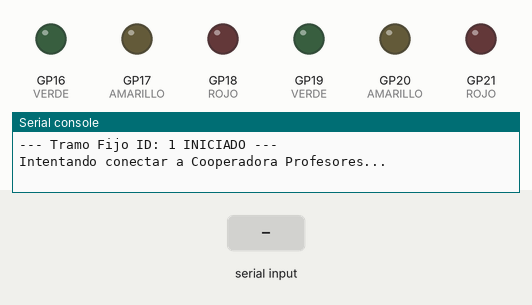
Recording of a program running on a simulated Raspberry Pi Pico running MicroPython. Parts: output pins drawn as LEDs (lit = HIGH), the last lines printed to the serial console. The inputs (shaded band) are chosen by the test bench. WiFi joins after 1.5 s; web requests get an empty 200 reply after 0.4 s.

Above: at 0.1 s.
At 3.2 s:
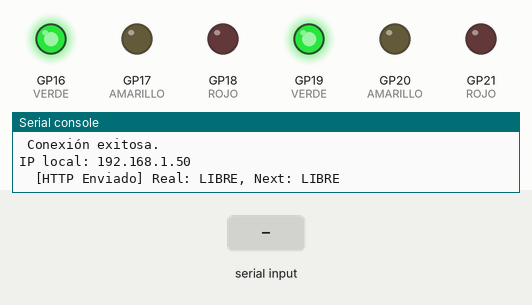
3.3 s: "vel\n" received over the second serial link
Timing chart, 0 to 6.3 s (numbered marks = the images above; inputs shaded):
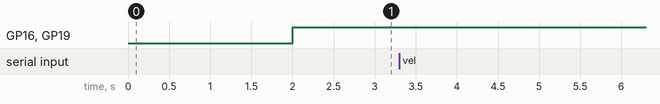

The program:

main.py
```python
import urequests as requests
import time
import machine
from machine import Pin, UART
import network
import json

SEGMENT_ID = 1

WIFI_SSID = "Cooperadora Profesores"
WIFI_PASSWORD = "Profes_IMPA_2022"

SERVER_IP = "192.168.1.138"
SERVER_PORT = 5000
BASE_URL = f"http://{SERVER_IP}:{SERVER_PORT}"

PIN_SENSOR = 15

SEMAFORO_1 = {
    'ROJO': Pin(21, Pin.OUT),
    'AMARILLO': Pin(20, Pin.OUT),
    'VERDE': Pin(19, Pin.OUT)
}
SEMAFORO_2 = {
    'ROJO': Pin(18, Pin.OUT),
    'AMARILLO': Pin(17, Pin.OUT),
    'VERDE': Pin(16, Pin.OUT)
}

uart0 = UART(0, baudrate=9600, tx=Pin(0), rx=Pin(1))
uart1 = UART(1, baudrate=9600, tx=Pin(4), rx=Pin(5))
UARTS = [uart0, uart1]

sensor_ocupacion = Pin(PIN_SENSOR, Pin.IN, Pin.PULL_UP)
wlan = network.WLAN(network.STA_IF)

def connect_wifi():
    wlan.active(True)
    if not wlan.isconnected():
        wlan.connect(WIFI_SSID, WIFI_PASSWORD)
        max_wait = 10
        print(f"Intentando conectar a {WIFI_SSID}...")
        while max_wait > 0 and not wlan.isconnected():
            time.sleep(1)
            print('.', end='')
            max_wait -= 1

    if not wlan.isconnected():
        print("\n Conexión fallida. Reiniciando en 5s.")
        time.sleep(5)
        machine.reset()
    else:
        status = wlan.ifconfig()
        print("\n Conexión exitosa.")
        print('IP local:', status[0])

def get_loco_data():
    for uart in UARTS:
        if uart.any():
            try:
                line = uart.readline()
                if line:
                    data_str = line.decode('utf-8').strip()
                    data = json.loads(data_str)
                    loco_id = data.get('id', 0)
                    loco_speed = data.get('vel', 0)
                    print(f"  [UART Recibido en {uart.init(None)}] ID: {loco_id}, Vel: {loco_speed}")
                    return loco_id, loco_speed
            except Exception as e:
                print(f" Error al decodificar UART/JSON en {uart.init(None)}: {e}. Limpiando buffer.")
                while uart.any():
                    uart.read(1)
                time.sleep_ms(10)
    return 0, 0

def get_preceding_status(preceding_id):
    if preceding_id < 1:
        return "LIBRE"

    url = f"{BASE_URL}/get_segment_next_status/{preceding_id}"
    try:
        response = requests.get(url)
        status_next = response.json().get('status_next', 'LIBRE')
        response.close()
        return status_next
    except Exception as e:
        print(f" Error al consultar tramo anterior ({preceding_id}): {e}")
        return "LIBRE"

def send_update(status_real, status_next, loco_id, loco_speed):
    url = f"{BASE_URL}/update_segment"
    payload = {
        "segment_id": SEGMENT_ID,
        "status_real": status_real,
        "status_next": status_next,
        "loco_id": loco_id,
        "loco_speed": loco_speed,
    }

    try:
        response = requests.post(url, json=payload)

        if response.status_code == 200:
            print(f"  [HTTP Enviado] Real: {status_real}, Next: {status_next}")
        else:
            print(f" Error Mímico ({response.status_code}): {response.text}")

        response.close()

    except Exception as e:
        print(f" Error de red HTTP al enviar estado: {e}")

def determine_security_status(status_real):
    if status_real == 'OCUPADO':
        return 'BLOQUEADO'
    else:
        return 'LIBRE'

def actualizar_semaforos(nombre_estado):
    for semaforo in [SEMAFORO_1, SEMAFORO_2]:
        semaforo['ROJO'].value(0)
        semaforo['AMARILLO'].value(0)
        semaforo['VERDE'].value(0)

        if nombre_estado == 'LIBRE':
            semaforo['VERDE'].value(1)
        elif nombre_estado == 'PRECAUCION':
            semaforo['AMARILLO'].value(1)
        elif nombre_estado == 'BLOQUEADO' or nombre_estado == 'OCUPADO':
            semaforo['ROJO'].value(1)

def main_loop():
    print(f"--- Tramo Fijo ID: {SEGMENT_ID} INICIADO ---")

    connect_wifi()

    preceding_id = SEGMENT_ID - 1

    while True:
        is_occupied = not sensor_ocupacion.value()
        status_real = 'OCUPADO' if is_occupied else 'LIBRE'

        loco_id, loco_speed = get_loco_data()

        preceding_status = get_preceding_status(preceding_id)

        status_next = determine_security_status(status_real)

        actualizar_semaforos(preceding_status)

        if loco_id != 0:
            signal_to_loco = json.dumps({"signal": preceding_status}) + "\n"
            for uart in UARTS:
                uart.write(signal_to_loco.encode('utf-8'))
            print(f"  [UART Enviado] Señal a Locomotora {loco_id} en ambos puertos: {preceding_status}")

        send_update(status_real, status_next, loco_id, loco_speed)

        time.sleep(0.5)

try:
    main_loop()
except Exception as e:
    print(f"FATAL ERROR en main_loop: {e}")
    time.sleep(5)
    machine.reset()
```
